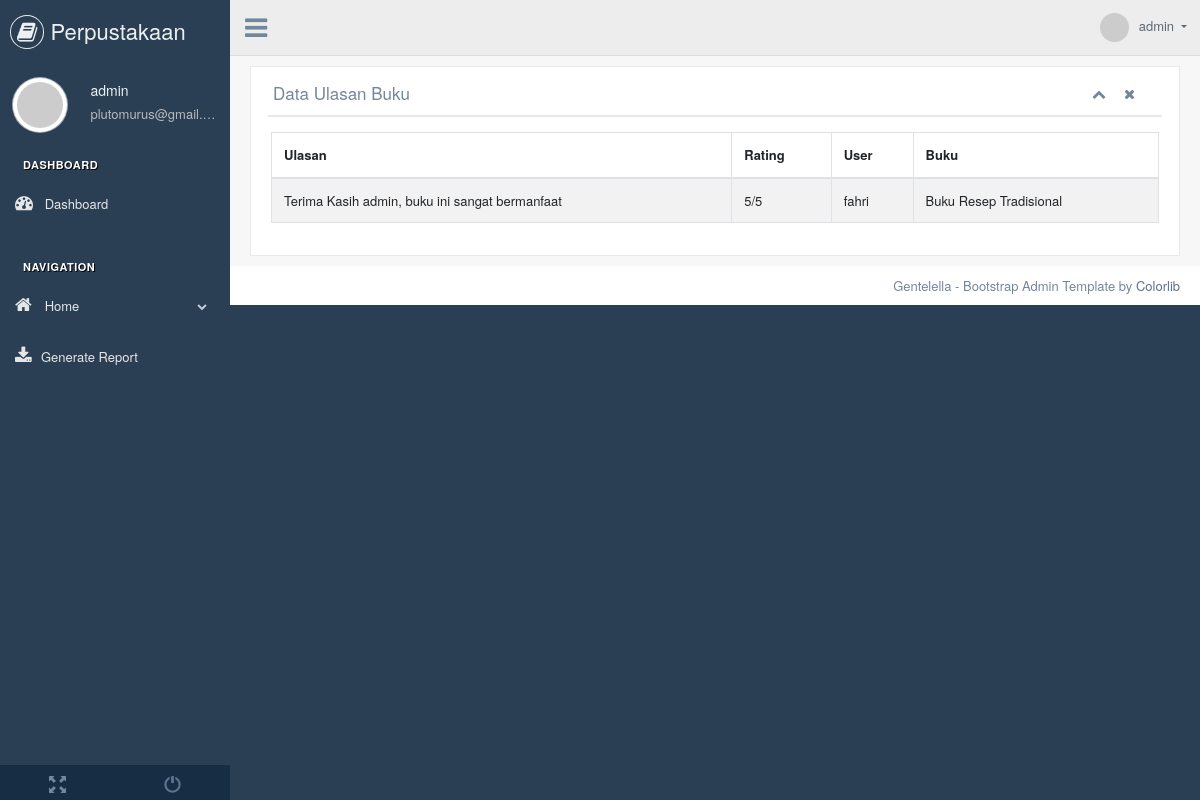
The page /dashboard/index.php?page=ulasan (signed in) on the database its author committed.
### tables this page shows
CREATE TABLE `ulasanbuku` (
  `UlasanID` int NOT NULL,
  `UserID` int NOT NULL,
  `BukuID` int NOT NULL,
  `Ulasan` text NOT NULL,
  `Rating` int NOT NULL
);

CREATE TABLE `user` (
  `UserID` int NOT NULL,
  `Username` varchar(255) NOT NULL,
  `Password` varchar(255) NOT NULL,
  `Email` varchar(255) NOT NULL,
  `NamaLengkap` varchar(255) NOT NULL,
  `Alamat` text NOT NULL,
  `Level` enum('peminjam','administrator','petugas') NOT NULL
);

CREATE TABLE `buku` (
  `BukuID` int NOT NULL,
  `Judul` varchar(255) NOT NULL,
  `Penulis` varchar(255) NOT NULL,
  `Penerbit` varchar(255) NOT NULL,
  `TahunTerbit` int NOT NULL,
  `Deskripsi` text NOT NULL,
  `File` text NOT NULL
);

### connection.php (called while the page is built, shortened)
<?php
class Connection {
    public function __construct(){
        $this->conn = mysqli_connect('localhost', 'root', '', 'db_perpus');
    }
}

### dashboard/action.php (called while the page is built, shortened)
<?php
require_once '../connection.php';
class Ulasan extends Connection {
    public function getUlasan(){
        $query = mysqli_query($this->conn, "SELECT*FROM ulasanbuku LEFT JOIN user ON user.UserID = ulasanbuku.UserID LEFT JOIN buku ON buku.BukuID = ulasanbuku.BukuID");
        $row = [];
        while($result = mysqli_fetch_assoc($query)){
            $row[] = $result;
        }
        return $row;
    }
}

### dashboard/ulasan.php (the view)
<?php
require_once 'action.php';
$data = new Ulasan();
?>
<div class="x_panel">
    <div class="x_title">
        <h2>Data Ulasan Buku</h2>
        <ul class="nav navbar-right panel_toolbox">
            <li>
                <a class="collapse-link"><i class="fa fa-chevron-up"></i></a>
            </li>
            <li class="ml-2">
                <a class="close-link"><i class="fa fa-close"></i></a>
            </li>
        </ul>
        <div class="clearfix"></div>
    </div>
    <div class="x_content">
        <div class="row">
            <div class="col-sm-12">
                <div class="card-box table-responsive">
                    <table id="datatable" class="table table-striped table-bordered" style="width:100%">
                        <thead>
                        <tr>
                            <th>Ulasan</th>
                            <th>Rating</th>
                            <th>User</th>
                            <th>Buku</th>
                        </tr>
                        </thead>
                        <tbody>
                            <?php foreach($data->getUlasan() as $rows) : ?>
                                <tr>
                                    <td><?= $rows["Ulasan"] ?? '' ?></td>
                                    <td><?= $rows["Rating"] ?>/5</td>
                                    <td><?= $rows["Username"] ?? '' ?></td>
                                    <td><?= $rows["Judul"] ?? '' ?></td>
                                </tr>
                            <?php endforeach; ?>
                        </tbody>
                    </table>
                </div>
            </div>
        </div>
    </div>
</div>

### rows shown on the page
ulasanbuku: Ulasan "Terima Kasih admin, buku ini sangat bermanfaat", Rating "5", UserID.Username "fahri", BukuID.Judul "Buku Resep Tradisional"

### other values the page prints
$user["Username"] "admin"
$user["Email"] "plutomurus@gmail.…"
